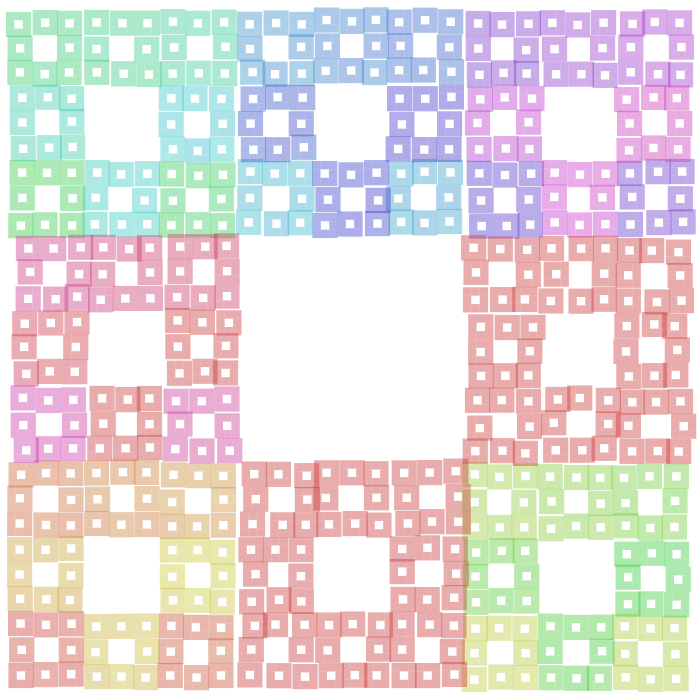
Frame 1 (no input)
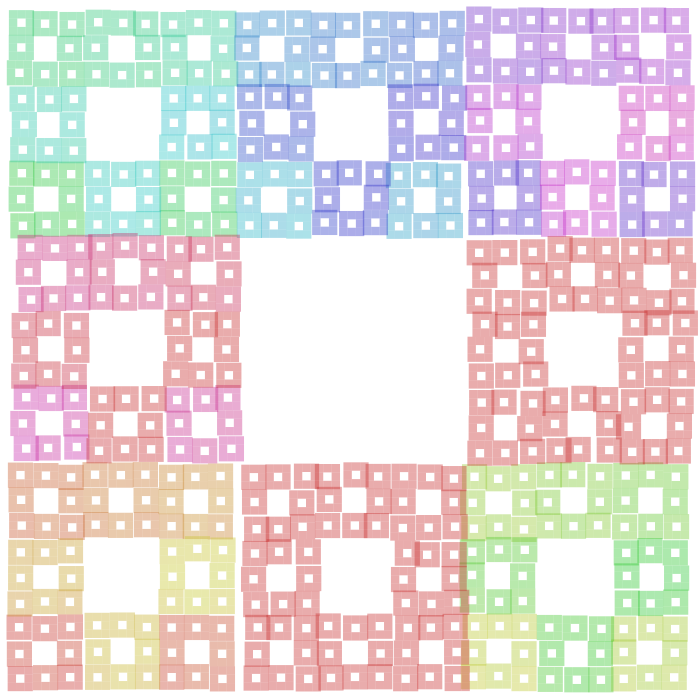
Frame 60 (the mouse pressed at the canvas centre just before this capture)
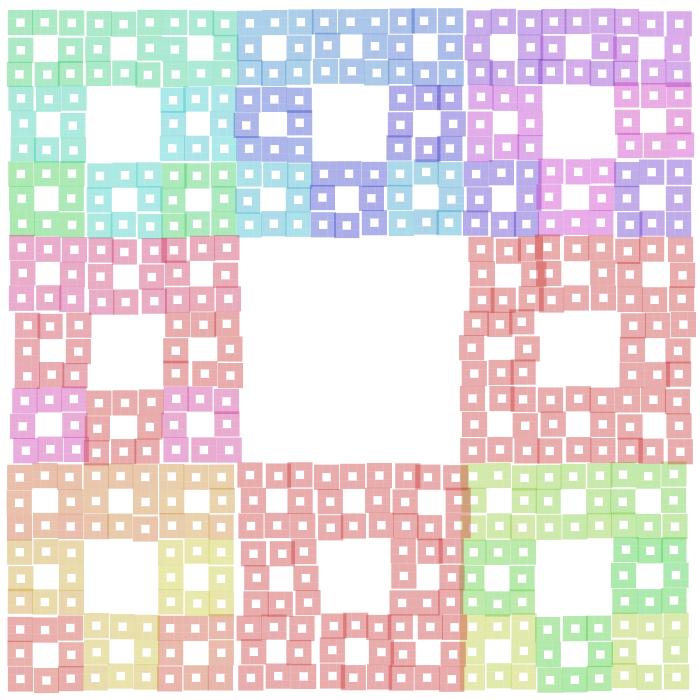
Frame 120 (the mouse held since frame 60 and released just before this capture)

The Processing sketch that drew these frames (run headless with seeded random() and noise(); from frame 60 on, the mouse is pressed at the canvas centre):

// Processing sketch: e05_dywan_sierp_v02
// ── e05_dywan_sierp_v02.pde
void setup() {
  size(700, 700);
  background(255);
  noStroke();
  colorMode(HSB);
}
float k = 85;
int level = 1;
void draw() {
  level = 1;
  background(255);
  sierp(10, 10, 680);
}

void sierp(float x, float y, float a) {
  if (a>10) {
    a = a / 3;
    x = x + random(-1.5, 1.5*level*0.001);
    y = y + random(-1.5, 1.5);
    sierp(x,y+2*a, a);
    sierp(x+2*a,y+2*a, a);
    sierp(x,y, a);
    sierp(x+a,y, a);
    sierp(x+2*a,y, a);
    sierp(x,y+a, a);
    sierp(x+a,y+2*a, a);
    sierp(x+2*a,y+a, a);
    level--;
  }
  else
  {
    level++;
    fill(level*0.1, 200, 200, 100);
    rect(x,y,a,a);
  }
}
